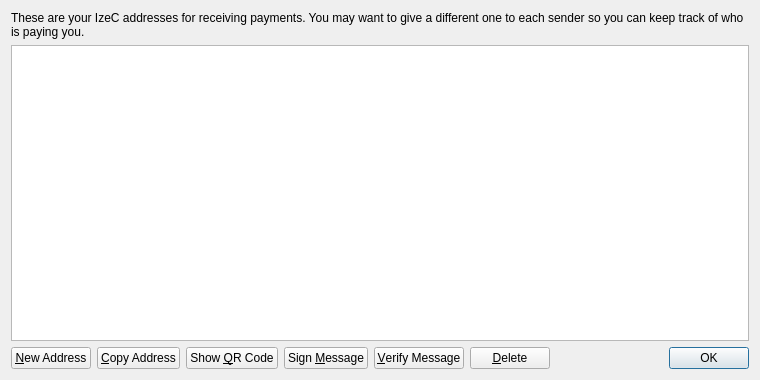
<?xml version="1.0" encoding="UTF-8"?>
<ui version="4.0">
 <class>AddressBookPage</class>
 <widget class="QWidget" name="AddressBookPage">
  <property name="geometry">
   <rect>
    <x>0</x>
    <y>0</y>
    <width>760</width>
    <height>380</height>
   </rect>
  </property>
  <property name="windowTitle">
   <string>Address Book</string>
  </property>
  <layout class="QVBoxLayout" name="verticalLayout">
   <item>
    <widget class="QLabel" name="labelExplanation">
     <property name="text">
      <string>These are your IzeC addresses for receiving payments. You may want to give a different one to each sender so you can keep track of who is paying you.</string>
     </property>
     <property name="textFormat">
      <enum>Qt::PlainText</enum>
     </property>
     <property name="wordWrap">
      <bool>true</bool>
     </property>
    </widget>
   </item>
   <item>
    <widget class="QTableView" name="tableView">
     <property name="contextMenuPolicy">
      <enum>Qt::CustomContextMenu</enum>
     </property>
     <property name="toolTip">
      <string>Double-click to edit address or label</string>
     </property>
     <property name="tabKeyNavigation">
      <bool>false</bool>
     </property>
     <property name="selectionMode">
      <enum>QAbstractItemView::SingleSelection</enum>
     </property>
     <property name="selectionBehavior">
      <enum>QAbstractItemView::SelectRows</enum>
     </property>
     <property name="sortingEnabled">
      <bool>true</bool>
     </property>
     <attribute name="verticalHeaderVisible">
      <bool>false</bool>
     </attribute>
    </widget>
   </item>
   <item>
    <layout class="QHBoxLayout" name="horizontalLayout">
     <item>
      <widget class="QPushButton" name="newAddressButton">
       <property name="toolTip">
        <string>Create a new address</string>
       </property>
       <property name="text">
        <string>&amp;New Address</string>
       </property>
      </widget>
     </item>
     <item>
      <widget class="QPushButton" name="copyToClipboard">
       <property name="toolTip">
        <string>Copy the currently selected address to the system clipboard</string>
       </property>
       <property name="text">
        <string>&amp;Copy Address</string>
       </property>
      </widget>
     </item>
     <item>
      <widget class="QPushButton" name="showQRCode">
       <property name="text">
        <string>Show &amp;QR Code</string>
       </property>
      </widget>
     </item>
     <item>
      <widget class="QPushButton" name="signMessage">
       <property name="toolTip">
        <string>Sign a message to prove you own a IzeC address</string>
       </property>
       <property name="text">
        <string>Sign &amp;Message</string>
       </property>
      </widget>
     </item>
     <item>
      <widget class="QPushButton" name="verifyMessage">
       <property name="toolTip">
        <string>Verify a message to ensure it was signed with a specified IzeC address</string>
       </property>
       <property name="text">
        <string>&amp;Verify Message</string>
       </property>
      </widget>
     </item>
     <item>
      <widget class="QPushButton" name="deleteButton">
       <property name="toolTip">
        <string>Delete the currently selected address from the list</string>
       </property>
       <property name="text">
        <string>&amp;Delete</string>
       </property>
      </widget>
     </item>
     <item>
      <spacer name="horizontalSpacer">
       <property name="orientation">
        <enum>Qt::Horizontal</enum>
       </property>
       <property name="sizeHint" stdset="0">
        <size>
         <width>40</width>
         <height>20</height>
        </size>
       </property>
      </spacer>
     </item>
     <item>
      <widget class="QDialogButtonBox" name="buttonBox">
       <property name="sizePolicy">
        <sizepolicy hsizetype="Maximum" vsizetype="Fixed">
         <horstretch>0</horstretch>
         <verstretch>0</verstretch>
        </sizepolicy>
       </property>
       <property name="standardButtons">
        <set>QDialogButtonBox::Ok</set>
       </property>
      </widget>
     </item>
    </layout>
   </item>
  </layout>
 </widget>
 <resources>
  <include location="../bitcoin.qrc"/>
 </resources>
 <connections/>
</ui>
